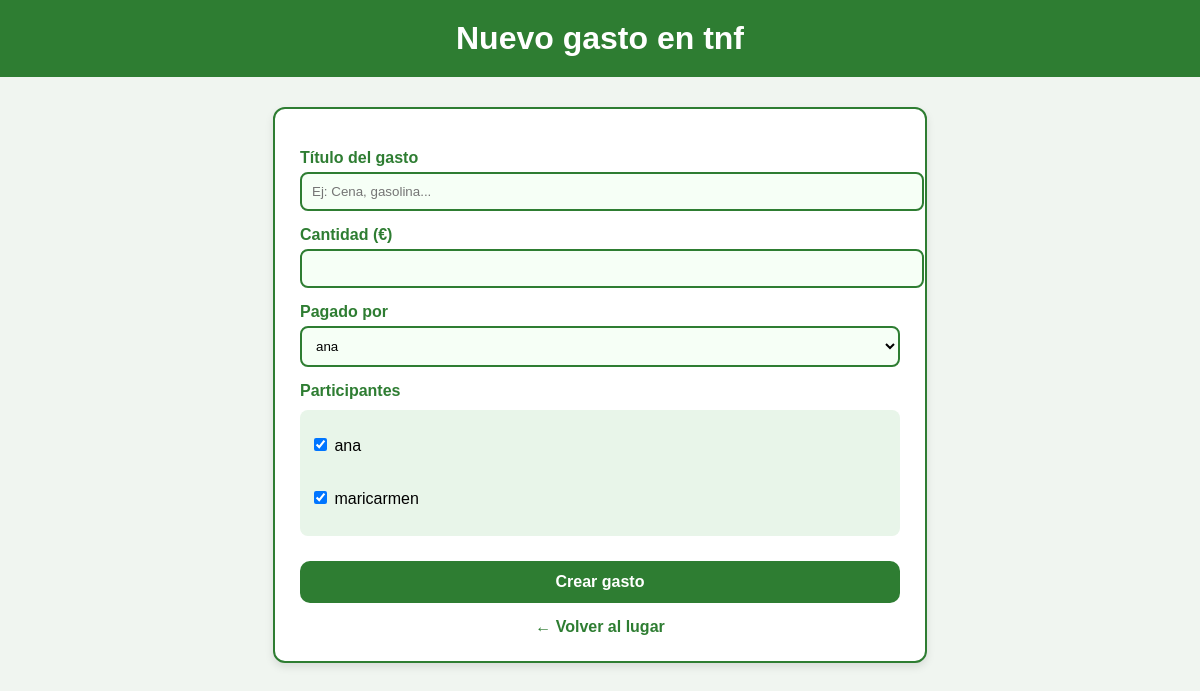
Page /lugares/14/gastos/crear/ on the committed database.
### trips/models.py (models this page shows, shortened)
class Lugar(models.Model):
    nombre = models.CharField(max_length=200)
    descripcion = models.TextField(blank=True)
    creado_en = models.DateTimeField(auto_now_add=True)

class MiembroLugar(models.Model):
    lugar = models.ForeignKey(Lugar, on_delete=models.CASCADE, related_name='miembros')
    usuario = models.ForeignKey(Usuario, on_delete=models.CASCADE)
    fecha_union = models.DateTimeField(auto_now_add=True)
    class Meta:
        unique_together = ('lugar', 'usuario')

### trips/views.py (the view, shortened to what this page needs)
# urls.py: path("lugares/<int:lugar_id>/gastos/crear/", CrearGastoFormView.as_view(), name="crear_gasto"),
class CrearGastoFormView(View):
    def get(self, request, lugar_id):
        lugar = get_object_or_404(Lugar, pk=lugar_id)
        miembros = MiembroLugar.objects.filter(lugar=lugar)
        return render(request, "trips/crear_gasto.html", {
            "lugar": lugar,
            "miembros": miembros
        })

### trips/templates/trips/crear_gasto.html (shortened to what this page needs)
<!DOCTYPE html>
<html lang="es">
<head>
</head>
<body>
<header>
    <h1>Nuevo gasto en {{ lugar.nombre }}</h1>
</header>
<div class="container">
    <form method="POST">
        <label>Título del gasto</label>
        <input type="text" name="titulo" placeholder="Ej: Cena, gasolina..." required>
        <label>Cantidad (€)</label>
        <input type="number" name="cantidad" step="0.01" required>
        <label>Pagado por</label>
        <select name="pagado_por" required>
            {% for m in miembros %}
                <option value="{{ m.usuario.id }}">
                    {{ m.usuario.username }}
                </option>
            {% endfor %}
        </select>
        <label>Participantes</label>
        <div class="checkbox-group">
            {% for m in miembros %}
                <label>
                    <input type="checkbox" name="usuarios" value="{{ m.usuario.id }}" checked>
                    {{ m.usuario.username }}
                </label><br>
            {% endfor %}
        </div>
        <button type="submit">Crear gasto</button>
    </form>
    <a href="{% url 'detalle_lugar' lugar.id %}" class="volver">← Volver al lugar</a>
</div>
</body>
</html>

### trips/templates/trips/crear_gasto.html (style rules this page uses)
body { margin: 0; padding: 0; font-family: Arial, sans-serif; background-color: #f0f5f0; }
header { background-color: #2e7d32; color: white; padding: 20px; text-align: center; }
h1 { margin: 0; }
.container { background-color: white; max-width: 600px; margin: 30px auto; padding: 25px; border-radius: 12px; border: 2px solid #2e7d32; box-shadow: 0 4px 8px rgba(0,0,0,0.1); }
label { display: block; margin-top: 15px; font-weight: bold; color: #2e7d32; }
input[type="text"], input[type="number"], select { width: 100%; padding: 10px; margin-top: 5px; border: 2px solid #2e7d32; border-radius: 8px; background-color: #f6fff6; }
.checkbox-group { background-color: #e8f5e9; padding: 10px; border-radius: 8px; margin-top: 10px; }
.checkbox-group label { color: black; font-weight: normal; }
button { width: 100%; margin-top: 25px; padding: 12px; background-color: #2e7d32; color: white; border: none; border-radius: 10px; font-size: 16px; font-weight: bold; cursor: pointer; }
a.volver { display: block; text-align: center; margin-top: 15px; color: #2e7d32; font-weight: bold; text-decoration: none; }

### rows in the picture
Lugar: nombre "tnf"
MiembroLugar: usuario.username "ana"
MiembroLugar: usuario.username "maricarmen"

### other values in the picture
form field pagado_por "ana"
